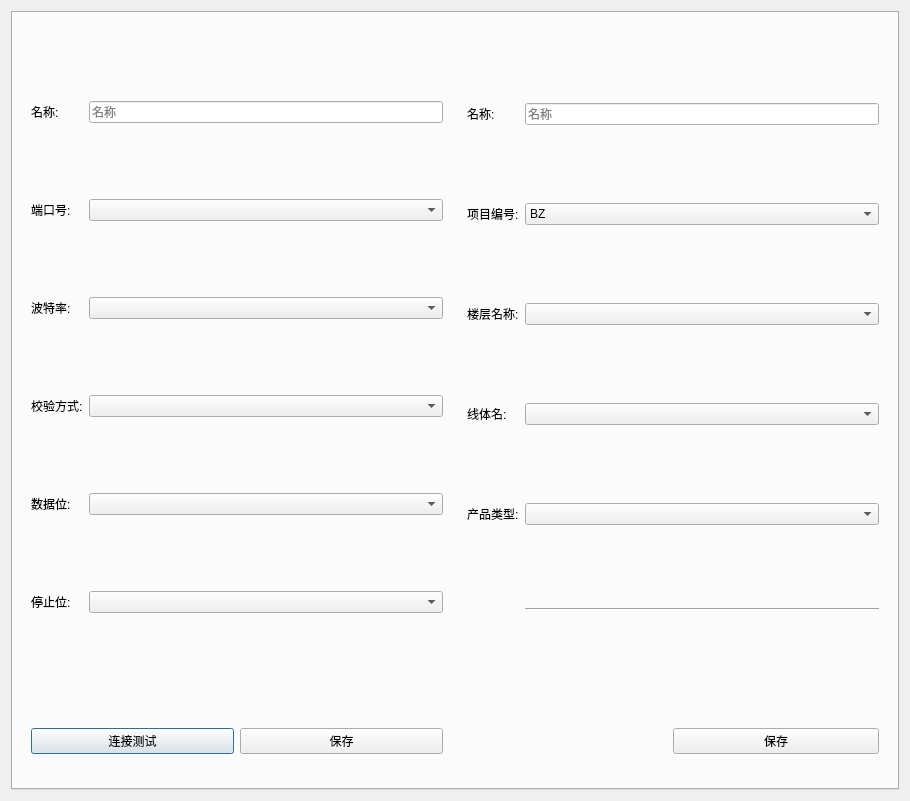
<?xml version="1.0" encoding="UTF-8"?>
<ui version="4.0">
 <class>ConfigDialog</class>
 <widget class="QDialog" name="ConfigDialog">
  <property name="geometry">
   <rect>
    <x>0</x>
    <y>0</y>
    <width>910</width>
    <height>801</height>
   </rect>
  </property>
  <property name="cursor">
   <cursorShape>ArrowCursor</cursorShape>
  </property>
  <property name="windowTitle">
   <string>Dialog</string>
  </property>
  <layout class="QGridLayout" name="gridLayout">
   <item row="0" column="1">
    <widget class="QTabWidget" name="tabWidget">
     <property name="currentIndex">
      <number>0</number>
     </property>
     <property name="tabBarAutoHide">
      <bool>true</bool>
     </property>
     <widget class="QWidget" name="Tab1">
      <attribute name="title">
       <string>配置</string>
      </attribute>
      <layout class="QGridLayout" name="gridLayout_2" rowstretch="9,1" columnstretch="1,1">
       <item row="0" column="0">
        <widget class="QWidget" name="widget_2" native="true">
         <layout class="QGridLayout" name="gridLayout_5">
          <item row="0" column="0">
           <widget class="QLabel" name="Label_2">
            <property name="text">
             <string>名称:</string>
            </property>
           </widget>
          </item>
          <item row="0" column="1">
           <widget class="QLineEdit" name="name1">
            <property name="whatsThis">
             <string/>
            </property>
            <property name="text">
             <string/>
            </property>
            <property name="placeholderText">
             <string>名称</string>
            </property>
           </widget>
          </item>
          <item row="1" column="0">
           <widget class="QLabel" name="Label_5">
            <property name="text">
             <string>端口号:</string>
            </property>
           </widget>
          </item>
          <item row="1" column="1">
           <widget class="QComboBox" name="com"/>
          </item>
          <item row="2" column="0">
           <widget class="QLabel" name="Label_6">
            <property name="text">
             <string>波特率:</string>
            </property>
           </widget>
          </item>
          <item row="2" column="1">
           <widget class="QComboBox" name="baudRate"/>
          </item>
          <item row="3" column="0">
           <widget class="QLabel" name="Label_7">
            <property name="text">
             <string>校验方式:</string>
            </property>
           </widget>
          </item>
          <item row="3" column="1">
           <widget class="QComboBox" name="parity"/>
          </item>
          <item row="4" column="0">
           <widget class="QLabel" name="label_4">
            <property name="text">
             <string>数据位:</string>
            </property>
           </widget>
          </item>
          <item row="4" column="1">
           <widget class="QComboBox" name="dataBits"/>
          </item>
          <item row="5" column="0">
           <widget class="QLabel" name="label_5">
            <property name="text">
             <string>停止位:</string>
            </property>
           </widget>
          </item>
          <item row="5" column="1">
           <widget class="QComboBox" name="stopBits"/>
          </item>
         </layout>
        </widget>
       </item>
       <item row="0" column="1">
        <widget class="QWidget" name="widget_3" native="true">
         <layout class="QGridLayout" name="gridLayout_3">
          <item row="0" column="0">
           <widget class="QLabel" name="Label_3">
            <property name="text">
             <string>名称:</string>
            </property>
           </widget>
          </item>
          <item row="0" column="1">
           <widget class="QLineEdit" name="name2">
            <property name="whatsThis">
             <string/>
            </property>
            <property name="text">
             <string/>
            </property>
            <property name="placeholderText">
             <string>名称</string>
            </property>
           </widget>
          </item>
          <item row="1" column="0">
           <widget class="QLabel" name="Label_11">
            <property name="text">
             <string>项目编号:</string>
            </property>
           </widget>
          </item>
          <item row="1" column="1">
           <widget class="QComboBox" name="projectcode">
            <item>
             <property name="text">
              <string>BZ</string>
             </property>
            </item>
            <item>
             <property name="text">
              <string>BZ2</string>
             </property>
            </item>
            <item>
             <property name="text">
              <string>BZ3</string>
             </property>
            </item>
           </widget>
          </item>
          <item row="2" column="0">
           <widget class="QLabel" name="Label_10">
            <property name="text">
             <string>楼层名称:</string>
            </property>
           </widget>
          </item>
          <item row="2" column="1">
           <widget class="QComboBox" name="floorcode"/>
          </item>
          <item row="3" column="0">
           <widget class="QLabel" name="Label_9">
            <property name="text">
             <string>线体名:</string>
            </property>
           </widget>
          </item>
          <item row="3" column="1">
           <widget class="QComboBox" name="linename"/>
          </item>
          <item row="4" column="0">
           <widget class="QLabel" name="Label_8">
            <property name="text">
             <string>产品类型:</string>
            </property>
           </widget>
          </item>
          <item row="4" column="1">
           <widget class="QComboBox" name="producttype"/>
          </item>
          <item row="5" column="0">
           <widget class="QLabel" name="label">
            <property name="text">
             <string/>
            </property>
           </widget>
          </item>
          <item row="5" column="1">
           <widget class="Line" name="line">
            <property name="orientation">
             <enum>Qt::Horizontal</enum>
            </property>
           </widget>
          </item>
         </layout>
        </widget>
       </item>
       <item row="1" column="0">
        <widget class="QWidget" name="widget" native="true">
         <layout class="QHBoxLayout" name="horizontalLayout">
          <item>
           <widget class="QPushButton" name="connectTest">
            <property name="text">
             <string>连接测试</string>
            </property>
           </widget>
          </item>
          <item>
           <widget class="QPushButton" name="save1">
            <property name="text">
             <string>保存</string>
            </property>
           </widget>
          </item>
         </layout>
        </widget>
       </item>
       <item row="1" column="1">
        <widget class="QWidget" name="widget_4" native="true">
         <layout class="QHBoxLayout" name="horizontalLayout_2" stretch="1,1">
          <item>
           <spacer name="horizontalSpacer">
            <property name="orientation">
             <enum>Qt::Horizontal</enum>
            </property>
            <property name="sizeHint" stdset="0">
             <size>
              <width>40</width>
              <height>20</height>
             </size>
            </property>
           </spacer>
          </item>
          <item>
           <widget class="QPushButton" name="save2">
            <property name="text">
             <string>保存</string>
            </property>
           </widget>
          </item>
         </layout>
        </widget>
       </item>
      </layout>
     </widget>
    </widget>
   </item>
  </layout>
 </widget>
 <resources/>
 <connections/>
</ui>
